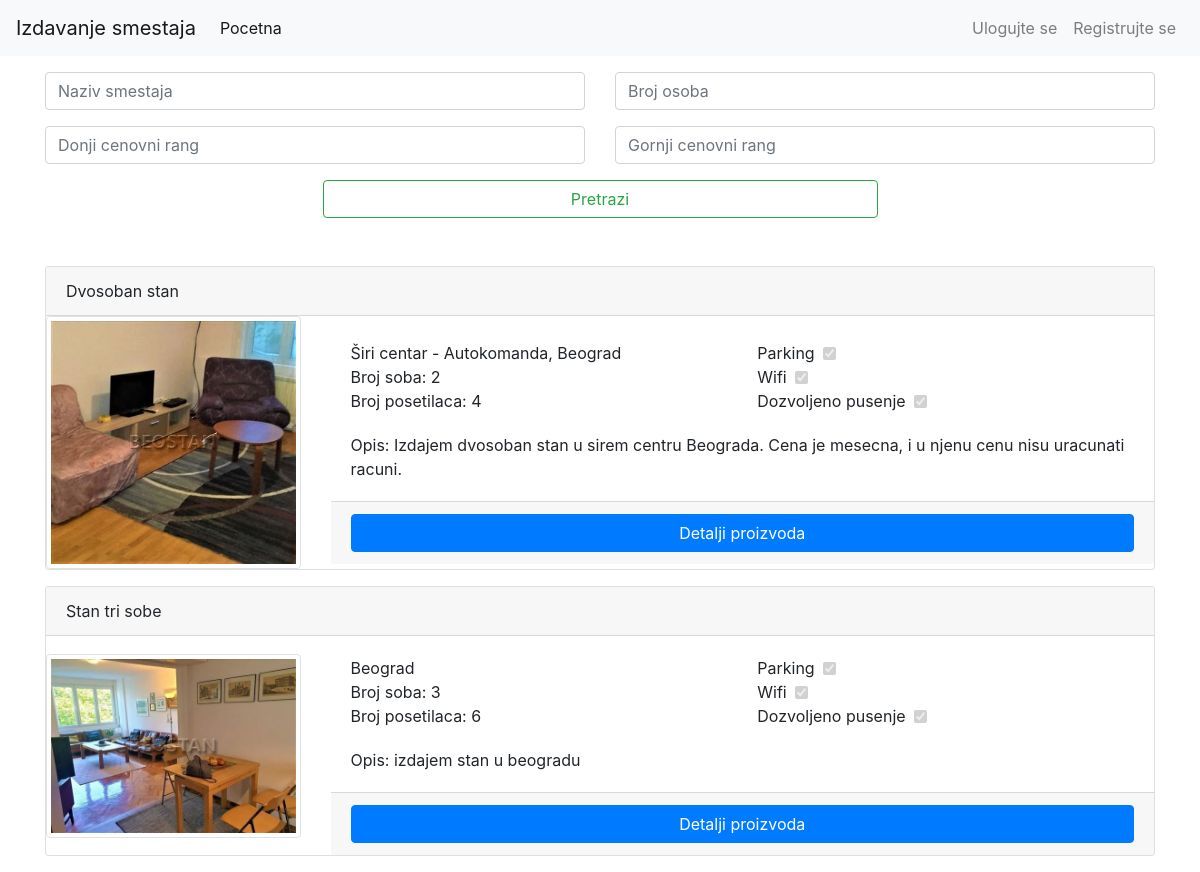
The app's page /home.php with its own data.
### tables this page shows
CREATE TABLE `appartments` (
  `id` int(11) NOT NULL,
  `user_id` int(11) NOT NULL,
  `name` varchar(50) NOT NULL,
  `price` int(11) NOT NULL,
  `location` varchar(300) NOT NULL,
  `number_of_rooms` int(11) NOT NULL,
  `max_customers` int(11) NOT NULL,
  `has_parking` int(11) NOT NULL,
  `has_wifi` int(11) NOT NULL,
  `smoking_allowed` int(11) NOT NULL,
  `description` text NOT NULL
);

### home.php (the view, shortened to what this page needs)
<!DOCTYPE html>
<html lang="en">
<head>
    <?php include("comp/bootstrap.php"); ?>
</head>
<body>
    <?php include("comp/nav.php"); ?>
    <?php
    $query = "SELECT * FROM appartments";
    $results = (!$database->query($query)) ? [] : $database->query($query)->fetch_all(MYSQLI_ASSOC);
    ?>
    <div class="container mt-3 mb-5">
        <form action="search.php" method = "GET">
            <div class="row">
                <div class="col-md-6">
                    <div class="form-group">
                        <input name="name" class="form-control" placeholder="Naziv smestaja">
                    </div>
                </div>
                <div class="col-md-6">
                    <div class="form-group">
                        <input name="pnum" class="form-control" placeholder="Broj osoba">
                    </div>
                </div>
            </div>
            <div class="row">
                <div class="col-md-6">
                    <div class="form-group">
                        <input name="priceMin" class="form-control" placeholder="Donji cenovni rang" type = "number">
                    </div>
                </div>
                <div class="col-md-6">
                    <div class="form-group">
                        <input name="priceMax" class="form-control" placeholder="Gornji cenovni rang" type = "number">
                    </div>
                </div>
            </div>
            <button class = "btn btn-outline-success btn-block w-50 mx-auto">Pretrazi</button>
        </form>
    </div>
    <div class="container mt-5">
        <?php foreach ($results as $appartment) : ?>
            <?php
            $query = "SELECT * FROM appartment_images WHERE appartment_id = {$appartment['id']} LIMIT 1";
            $appartment_image = $database->query($query)->fetch_assoc();
            $appartment["image"] = $appartment_image["path"];
            ?>
            <div class="card my-3">
                <div class="card-header d-flex w-100 justify-content-between align-items-center">
                    <div>
                        <?php echo $appartment["name"]; ?>
                    </div>
                </div>
                <div class="row align-items-center">
                    <div class="col-md-3">
                        <img class="img-thumbnail" src="<?php echo $appartment["image"]; ?>">
                    </div>
                    <div class="col-md-9">
                        <div class="card-body">
                            <div class="row">
                                <div class="col-md-6">
                                    <?php echo $appartment["location"]; ?><br>
                                    Broj soba: <?php echo $appartment["number_of_rooms"]; ?><br>
                                    Broj posetilaca: <?php echo $appartment["max_customers"]; ?><br>
                                </div>
                                <div class="col-md-6">
                                    <div class="form-check form-check-inline">
                                        <label class="form-check-label" for="inlineCheckbox1">Parking</label>
                                        <input disabled class="ml-2 form-check-input" type="checkbox" id="inlineCheckbox1" value="option1" <?php if ($appartment["has_parking"] == 1) echo "checked"; ?>>
                                    </div><br>
                                    <div class="form-check form-check-inline">
                                        <label class="form-check-label" for="inlineCheckbox1">Wifi </label>
                                        <input disabled class="form-check-input ml-2 " type="checkbox" id="inlineCheckbox1" value="option1" <?php if ($appartment["has_wifi"] == 1) echo "checked"; ?>>
                                    </div><br>
                                    <div class="form-check form-check-inline">
                                        <label class="form-check-label" for="inlineCheckbox1">Dozvoljeno pusenje </label>
                                        <input disabled class="form-check-input ml-2 " type="checkbox" id="inlineCheckbox1" value="option1" <?php if ($appartment["smoking_allowed"] == 1) echo "checked"; ?>>
                                    </div><br>
                                </div>
                            </div>
                        </div>
                        <div class="card-body mt-0 pt-0">
                            Opis: <?php echo $appartment["description"]; ?>
                        </div>
                        <div class="card-footer">
                            <a class="btn btn-primary btn-block mx-auto" href="details.php?id=<?php echo $appartment["id"]; ?>">Detalji proizvoda</a>
                        </div>
                    </div>
                </div>
            </div>
        <?php endforeach ?>
    </div>
</body>
</html>

### comp/bootstrap.php (shortened to what this page needs)
<link rel="stylesheet" href="https://cdn.jsdelivr.net/npm/bootstrap@4.6.0/dist/css/bootstrap.min.css">
<link rel = "stylesheet" href = "/comp/style.css">

### comp/nav.php (shortened to what this page needs)
<nav class="navbar navbar-expand-lg navbar-light bg-light">
    <a class="navbar-brand" href="home.php">Izdavanje smestaja</a>
    <div class="collapse navbar-collapse" id="navbarNav">
        <ul class="navbar-nav w-100 justify-content-between">
            <div class="d-flex">
                <li class="nav-item active">
                    <a class="nav-link" href="home.php">Pocetna <span class="sr-only">(current)</span></a>
                </li>
            </div>
            <div class='d-flex'>
                <?php if ($_SESSION["user"]["username"] == null) : ?>
                    <li class="nav-item">
                        <a class="nav-link" href="login.php">Ulogujte se</a>
                    </li>
                    <li class="nav-item">
                        <a class="nav-link" href="register.php">Registrujte se</a>
                    </li>
                <?php else : ?>
                    <li class="nav-item">
                        <a class="nav-link" href="index.php"><?php echo $_SESSION["user"]["username"]; ?> - Odjavi se</a>
                    </li>
                <?php endif; ?>
            </div>
        </ul>
    </div>
</nav>

### records on screen
appartments: name "Dvosoban stan", shows a picture, location "Širi centar - Autokomanda, Beograd", number_of_rooms "2", max_customers "4", has_parking "☑", has_wifi "☑", smoking_allowed "☑", description "Izdajem dvosoban stan u sirem centru Beograda. Cena je mesecna, i u njenu cenu nisu uracunati racuni."
appartments: name "Stan tri sobe", shows a picture, location "Beograd", number_of_rooms "3", max_customers "6", has_parking "☑", has_wifi "☑", smoking_allowed "☑", description "izdajem stan u beogradu"
